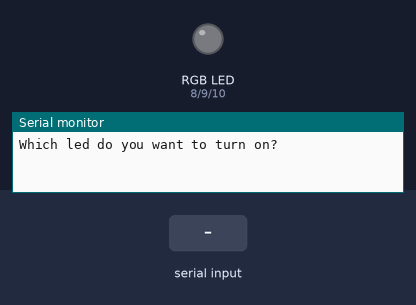
The program below on a simulated Arduino Mega 2560, built with avr-gcc and run on an emulated ATmega2560. Parts: an RGB LED mixed from three pins (HIGH = lit), the last lines printed to the serial monitor. Inputs (shaded band) come from the test bench.

Above: at 1.2 s.
1.3 s: "red" received over Serial
At 3.5 s:
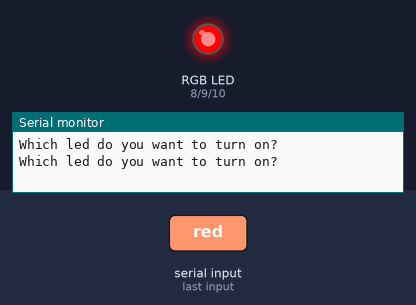
3.8 s: "green" received over Serial
At 5.6 s:
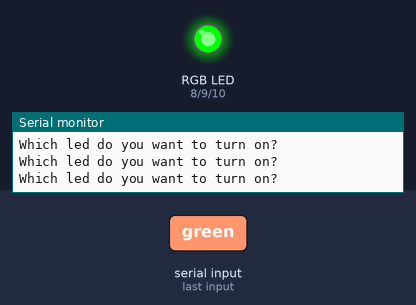
6.3 s: "blue" received over Serial
At 8.5 s:
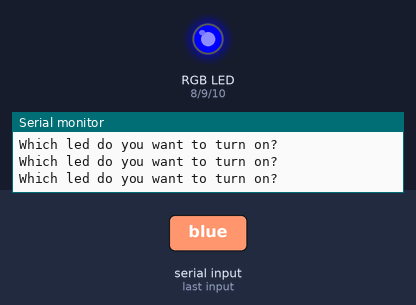
8.8 s: "orange" received over Serial
At 10.7 s:
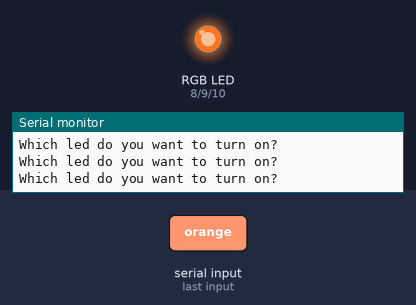
11.3 s: "red" received over Serial
At 13.5 s:
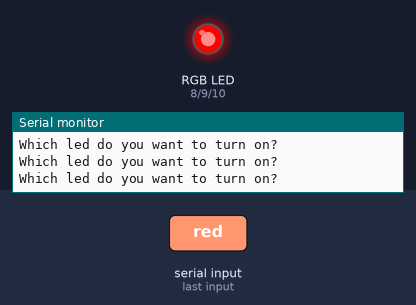
13.8 s: "green" received over Serial
At 15.7 s:
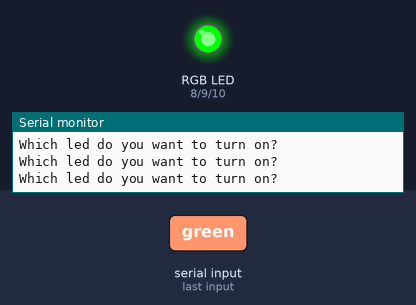
Timing chart, 0 to 17.2 s (numbered marks = the images above; inputs shaded):
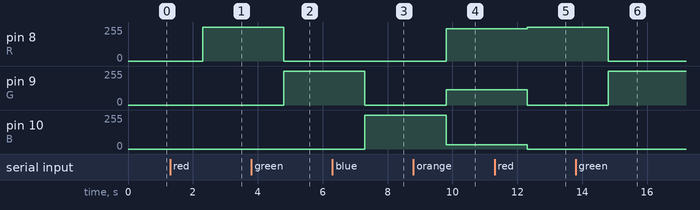

Measured:
- after the input at 1.3 s, pin 8 (R): 0/255 → 255/255 after 1.0 s
- after the input at 3.8 s, pin 8 (R): 255/255 → 0/255 after 1.0 s; pin 9 (G): 0/255 → 255/255 after 1.0 s
- after the input at 6.3 s, pin 9 (G): 255/255 → 0/255 after 1.0 s; pin 10 (B): 0/255 → 255/255 after 1.0 s
- after the input at 8.8 s, pin 8 (R): 0/255 → 243/255 after 1.0 s; pin 9 (G): 0/255 → 114/255 after 1.0 s; pin 10 (B): 255/255 → 32/255 after 1.0 s
- after the input at 11.3 s, pin 8 (R): 243/255 → 255/255 after 1.0 s; pin 9 (G): 114/255 → 0/255 after 1.0 s; pin 10 (B): 32/255 → 0/255 after 1.0 s
- after the input at 13.8 s, pin 8 (R): 255/255 → 0/255 after 1.0 s; pin 9 (G): 0/255 → 255/255 after 1.0 s

The program:

main.cpp
```cpp
#include <Arduino.h>

//Lesson 20, understanding RGB LED's
int R = 8;
int G = 9;
int B = 10;

void setup() {
pinMode(R, OUTPUT);
pinMode(G, OUTPUT);
pinMode(B, OUTPUT);

Serial.begin(9600);
}

void loop() {

    Serial.println("Which led do you want to turn on?");

    while(Serial.available()==0){

    }
    String input;

    input = Serial.readString();

    if(input == "red"){
        digitalWrite(R, HIGH);
        digitalWrite(G, LOW);
        digitalWrite(B, LOW);
    }
    if(input == "green"){
        digitalWrite(R, LOW);
        digitalWrite(G, HIGH);
        digitalWrite(B, LOW);
    }
    if(input == "blue"){
        digitalWrite(R, LOW);
        digitalWrite(G, LOW);
        digitalWrite(B, HIGH);
    }

    if(input == "off"){
          digitalWrite(R, LOW);
        digitalWrite(G, LOW);
        digitalWrite(B, LOW);
    }

    if(input == "orange"){
        analogWrite(R, 243);
        analogWrite(G, 114);
        analogWrite(B, 32);
    }
}
```
